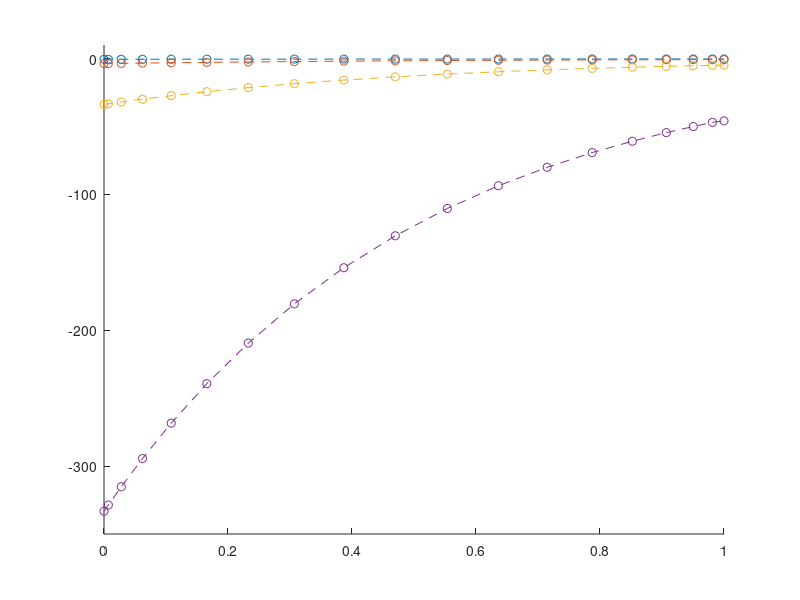

MATLAB code to generate this figure:
clear
close all
clc
%this code uses orthogonal collocation method to calculate an second order ODE BVP with Neumann-Robbins BV 
%constants
k=2;
N=17;a=2;b=0.5;
pei =[1 10 100 1000];
hold on
%boundry conditions
y0=1;yend=0;
%evaluating x with jacobi method
gamma=ones(1,N+1);jac=ones(1,N+1);
for iii=1:4 
pe=pei(iii);
for i=2:N+2
    if i<=N+1
    gamma(i)=(N-(i-1)+1)/(i-1)*(N+a+b+(i-1))/((i-1)+b)*gamma(i-1);
    end
    jac(i-1)=(-1)^(N-(i-1)).*gamma(i-1);
end
x=zeros(1,N+2);x(end)=1;
x(2:N+1)=fliplr(roots(fliplr(jac))');
l=zeros(N+2,length(x));dl=l;d2l=l;
ll=zeros(N+2);
dll=zeros(N+2);
d2ll=zeros(N+2);
%legendre polynomial making
for i=1:length(x)
    lj=1;
    for j=1:N+2
        if i~=j
            lj=conv(lj,[1/(x(i)-x(j)),-x(j)/(x(i)-x(j))]);
        end
    end
    %ll, dll and d2ll is legandre,dl/dx and d2l/dx2 evaluated for all xs
    %respectively
    l(i,(length(l)-length(lj)+1):end)=lj;
    ll(i,:)=polyval(l(i,:),x);
    dl(i,(length(l)-length(polyder(l(i,:)))+1):end)=polyder(l(i,:));
    dll(i,:)=polyval(dl(i,:),x);
    d2l(i,(length(l)-length(polyder(dl(i,:)))+1):end)=polyder(dl(i,:));
    d2ll(i,:)=polyval(d2l(i,:),x);
end
%creating constant matrix
A=1/pe*d2ll'-dll'-k*ll;
%%%%eliminating non-residue equations
A([1,end],:)=[];
%%%%
A(N+1,:)=1/pe*(dll(:,1)'-ll(:,1)');
A(N+2,:)=dll(:,end)';
%creating answaer matrix;
B=zeros(N+2,1);
B(N+1)=y0;
B(N+2)=yend;
y=A\B;
fprintf('for pe= %d y= \n',pe)
disp(y)
plot(x,y,'o --')
end
axis([0 1 -350 10])